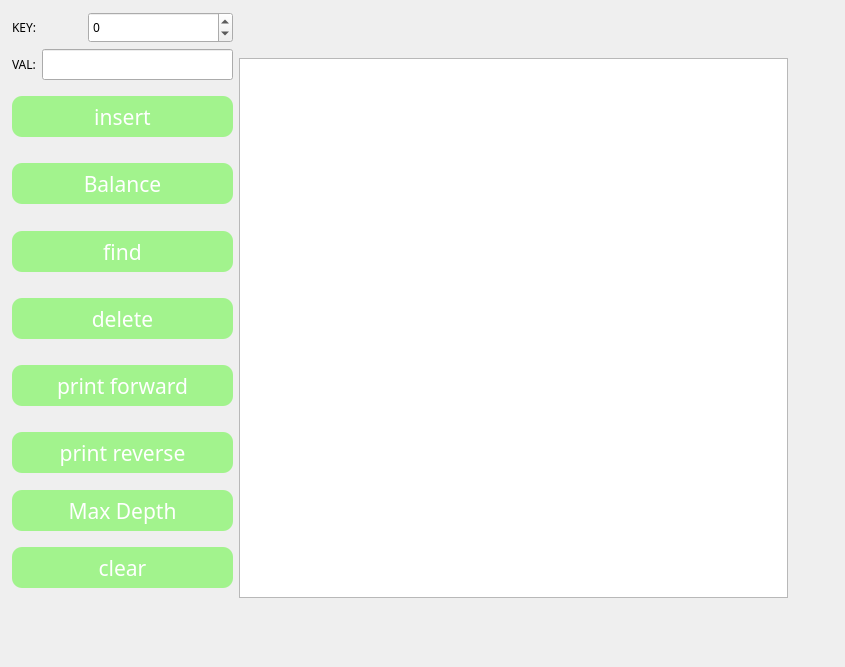
<?xml version="1.0" encoding="UTF-8"?>
<ui version="4.0">
 <class>MainWindow</class>
 <widget class="QMainWindow" name="MainWindow">
  <property name="geometry">
   <rect>
    <x>0</x>
    <y>0</y>
    <width>845</width>
    <height>667</height>
   </rect>
  </property>
  <property name="font">
   <font>
    <family>Futura</family>
   </font>
  </property>
  <property name="windowTitle">
   <string>MainWindow</string>
  </property>
  <widget class="QWidget" name="centralwidget">
   <widget class="QWidget" name="layoutWidget">
    <property name="geometry">
     <rect>
      <x>12</x>
      <y>12</y>
      <width>776</width>
      <height>586</height>
     </rect>
    </property>
    <layout class="QFormLayout" name="formLayout">
     <item row="0" column="0">
      <layout class="QVBoxLayout" name="verticalLayout">
       <item>
        <layout class="QHBoxLayout" name="horizontalLayout">
         <item>
          <widget class="QLabel" name="label_2">
           <property name="maximumSize">
            <size>
             <width>70</width>
             <height>50</height>
            </size>
           </property>
           <property name="text">
            <string>KEY:</string>
           </property>
          </widget>
         </item>
         <item>
          <widget class="QSpinBox" name="inBox">
           <property name="minimumSize">
            <size>
             <width>91</width>
             <height>31</height>
            </size>
           </property>
           <property name="readOnly">
            <bool>false</bool>
           </property>
           <property name="minimum">
            <number>-100</number>
           </property>
           <property name="maximum">
            <number>100</number>
           </property>
          </widget>
         </item>
        </layout>
       </item>
       <item>
        <layout class="QHBoxLayout" name="horizontalLayout_2">
         <item alignment="Qt::AlignHCenter|Qt::AlignVCenter">
          <widget class="QLabel" name="label_3">
           <property name="text">
            <string>VAL:</string>
           </property>
          </widget>
         </item>
         <item>
          <widget class="QLineEdit" name="lineEdit">
           <property name="minimumSize">
            <size>
             <width>100</width>
             <height>31</height>
            </size>
           </property>
           <property name="readOnly">
            <bool>false</bool>
           </property>
          </widget>
         </item>
        </layout>
       </item>
       <item alignment="Qt::AlignHCenter|Qt::AlignVCenter">
        <widget class="QPushButton" name="On_insert">
         <property name="minimumSize">
          <size>
           <width>221</width>
           <height>41</height>
          </size>
         </property>
         <property name="maximumSize">
          <size>
           <width>221</width>
           <height>41</height>
          </size>
         </property>
         <property name="font">
          <font>
           <family>Futura</family>
           <pointsize>16</pointsize>
           <italic>false</italic>
           <fontweight>Medium</fontweight>
          </font>
         </property>
         <property name="styleSheet">
          <string notr="true">background-color: rgb(162, 243, 141);
color: rgb(255, 255, 255);
font: 500 16pt &quot;Futura&quot;;
border-radius: 10px;
padding: 6px;</string>
         </property>
         <property name="text">
          <string>insert</string>
         </property>
        </widget>
       </item>
       <item alignment="Qt::AlignHCenter|Qt::AlignVCenter">
        <widget class="QPushButton" name="On_balance">
         <property name="minimumSize">
          <size>
           <width>221</width>
           <height>41</height>
          </size>
         </property>
         <property name="maximumSize">
          <size>
           <width>221</width>
           <height>41</height>
          </size>
         </property>
         <property name="font">
          <font>
           <family>Futura</family>
           <pointsize>16</pointsize>
           <italic>false</italic>
           <fontweight>Medium</fontweight>
          </font>
         </property>
         <property name="styleSheet">
          <string notr="true">background-color: rgb(162, 243, 141);
color: rgb(255, 255, 255);
font: 500 16pt &quot;Futura&quot;;
border-radius: 10px;
padding: 6px;</string>
         </property>
         <property name="text">
          <string>Balance</string>
         </property>
        </widget>
       </item>
       <item alignment="Qt::AlignHCenter|Qt::AlignVCenter">
        <widget class="QPushButton" name="On_find">
         <property name="minimumSize">
          <size>
           <width>221</width>
           <height>41</height>
          </size>
         </property>
         <property name="maximumSize">
          <size>
           <width>221</width>
           <height>41</height>
          </size>
         </property>
         <property name="font">
          <font>
           <family>Futura</family>
           <pointsize>16</pointsize>
           <italic>false</italic>
           <fontweight>Medium</fontweight>
          </font>
         </property>
         <property name="styleSheet">
          <string notr="true">background-color: rgb(162, 243, 141);
color: rgb(255, 255, 255);
font: 500 16pt &quot;Futura&quot;;
border-radius: 10px;
padding: 6px;</string>
         </property>
         <property name="text">
          <string>find</string>
         </property>
        </widget>
       </item>
       <item alignment="Qt::AlignHCenter|Qt::AlignVCenter">
        <widget class="QPushButton" name="On_delete">
         <property name="minimumSize">
          <size>
           <width>221</width>
           <height>41</height>
          </size>
         </property>
         <property name="maximumSize">
          <size>
           <width>221</width>
           <height>41</height>
          </size>
         </property>
         <property name="font">
          <font>
           <family>Futura</family>
           <pointsize>16</pointsize>
           <italic>false</italic>
           <fontweight>Medium</fontweight>
          </font>
         </property>
         <property name="styleSheet">
          <string notr="true">background-color: rgb(162, 243, 141);
color: rgb(255, 255, 255);
font: 500 16pt &quot;Futura&quot;;
border-radius: 10px;
padding: 6px;</string>
         </property>
         <property name="text">
          <string>delete</string>
         </property>
        </widget>
       </item>
       <item alignment="Qt::AlignHCenter|Qt::AlignVCenter">
        <widget class="QPushButton" name="On_print_forward">
         <property name="minimumSize">
          <size>
           <width>221</width>
           <height>41</height>
          </size>
         </property>
         <property name="maximumSize">
          <size>
           <width>221</width>
           <height>41</height>
          </size>
         </property>
         <property name="font">
          <font>
           <family>Futura</family>
           <pointsize>16</pointsize>
           <italic>false</italic>
           <fontweight>Medium</fontweight>
          </font>
         </property>
         <property name="styleSheet">
          <string notr="true">background-color: rgb(162, 243, 141);
color: rgb(255, 255, 255);
font: 500 16pt &quot;Futura&quot;;
border-radius: 10px;
padding: 6px;
</string>
         </property>
         <property name="text">
          <string>print forward</string>
         </property>
        </widget>
       </item>
       <item alignment="Qt::AlignVCenter">
        <widget class="QPushButton" name="On_print_reverse">
         <property name="minimumSize">
          <size>
           <width>221</width>
           <height>41</height>
          </size>
         </property>
         <property name="maximumSize">
          <size>
           <width>221</width>
           <height>41</height>
          </size>
         </property>
         <property name="font">
          <font>
           <family>Futura</family>
           <pointsize>16</pointsize>
           <italic>false</italic>
           <fontweight>Medium</fontweight>
          </font>
         </property>
         <property name="styleSheet">
          <string notr="true">background-color: rgb(162, 243, 141);
color: rgb(255, 255, 255);
font: 500 16pt &quot;Futura&quot;;
border-radius: 10px;
padding: 6px;</string>
         </property>
         <property name="text">
          <string>print reverse</string>
         </property>
        </widget>
       </item>
       <item>
        <widget class="QPushButton" name="On_MaxDepth">
         <property name="minimumSize">
          <size>
           <width>221</width>
           <height>41</height>
          </size>
         </property>
         <property name="maximumSize">
          <size>
           <width>221</width>
           <height>41</height>
          </size>
         </property>
         <property name="font">
          <font>
           <family>Futura</family>
           <pointsize>16</pointsize>
           <italic>false</italic>
           <fontweight>Medium</fontweight>
          </font>
         </property>
         <property name="styleSheet">
          <string notr="true">background-color: rgb(162, 243, 141);
color: rgb(255, 255, 255);
font: 500 16pt &quot;Futura&quot;;
border-radius: 10px;
padding: 6px;</string>
         </property>
         <property name="text">
          <string>Max Depth</string>
         </property>
        </widget>
       </item>
       <item alignment="Qt::AlignVCenter">
        <widget class="QPushButton" name="On_clear">
         <property name="minimumSize">
          <size>
           <width>221</width>
           <height>41</height>
          </size>
         </property>
         <property name="maximumSize">
          <size>
           <width>221</width>
           <height>41</height>
          </size>
         </property>
         <property name="font">
          <font>
           <family>Futura</family>
           <pointsize>16</pointsize>
           <italic>false</italic>
           <fontweight>Medium</fontweight>
          </font>
         </property>
         <property name="styleSheet">
          <string notr="true">background-color: rgb(162, 243, 141);
color: rgb(255, 255, 255);
font: 500 16pt &quot;Futura&quot;;
border-radius: 10px;
padding: 6px;</string>
         </property>
         <property name="text">
          <string>clear</string>
         </property>
        </widget>
       </item>
      </layout>
     </item>
     <item row="0" column="1">
      <layout class="QVBoxLayout" name="verticalLayout_3">
       <item alignment="Qt::AlignVCenter">
        <widget class="QLabel" name="label">
         <property name="minimumSize">
          <size>
           <width>100</width>
           <height>40</height>
          </size>
         </property>
         <property name="text">
          <string/>
         </property>
        </widget>
       </item>
       <item>
        <widget class="QTreeView" name="treeView">
         <property name="minimumSize">
          <size>
           <width>500</width>
           <height>500</height>
          </size>
         </property>
        </widget>
       </item>
      </layout>
     </item>
    </layout>
   </widget>
  </widget>
 </widget>
 <resources/>
 <connections/>
</ui>
